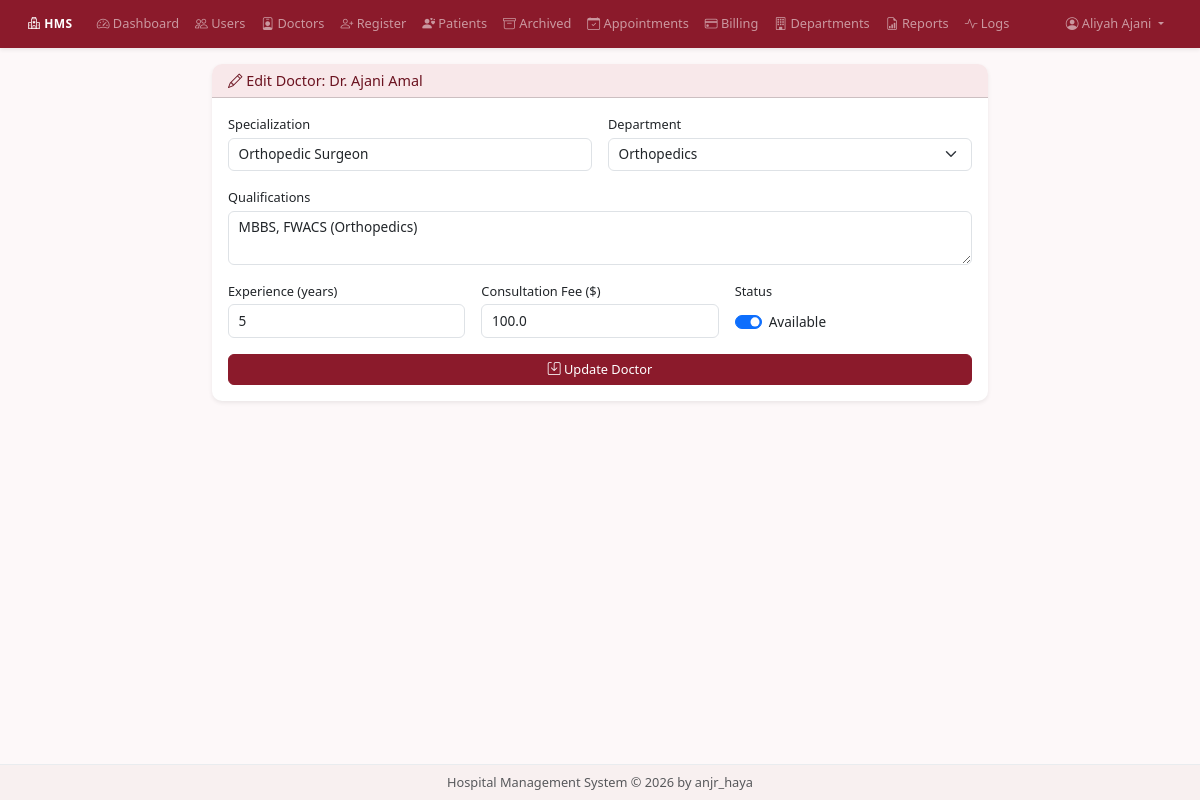
The page /admin/doctors/edit/1 (signed in) on the database its author committed.
### models/user.py (models this page shows, shortened)
class User(UserMixin, db.Model):
    __tablename__ = 'users'
    id = db.Column(db.Integer, primary_key=True)
    username = db.Column(db.String(80), unique=True, nullable=False)
    password_hash = db.Column(db.String(128), nullable=False)
    role = db.Column(db.String(20), nullable=False)
    name = db.Column(db.String(100), nullable=False)
    email = db.Column(db.String(120), unique=True)
    phone = db.Column(db.String(20))
    is_active_account = db.Column(db.Boolean, default=True)
    created_at = db.Column(db.DateTime, default=datetime.utcnow)
    last_login = db.Column(db.DateTime)
    doctor_profile = db.relationship('Doctor', backref='user', uselist=False, lazy=True)
    notifications = db.relationship('Notification', backref='user', lazy=True, foreign_keys='Notification.user_id')
    activities = db.relationship('ActivityLog', backref='user', lazy=True)
    ROLES = {'admin', 'doctor', 'receptionist', 'nurse'}
    @property
    def is_admin(self):
        return self.role == 'admin'

### models/doctor.py (models this page shows, shortened)
class Doctor(db.Model):
    __tablename__ = 'doctors'
    id = db.Column(db.Integer, primary_key=True)
    user_id = db.Column(db.Integer, db.ForeignKey('users.id'), unique=True, nullable=False)
    department_id = db.Column(db.Integer, db.ForeignKey('departments.id'), nullable=False)
    license_number = db.Column(db.String(50), unique=True)
    specialization = db.Column(db.String(100), nullable=False)
    qualifications = db.Column(db.Text)
    experience_years = db.Column(db.Integer, default=0)
    consultation_fee = db.Column(db.Float, default=0.0)
    available_days = db.Column(db.String(200))
    available_time_start = db.Column(db.String(10))
    available_time_end = db.Column(db.String(10))
    max_patients_per_day = db.Column(db.Integer, default=20)
    is_available = db.Column(db.Boolean, default=True)
    bio = db.Column(db.Text)
    created_at = db.Column(db.DateTime, default=datetime.utcnow)
    appointments = db.relationship('Appointment', backref='doctor', lazy=True, foreign_keys='Appointment.doctor_id')
    medical_records = db.relationship('MedicalRecord', backref='doctor', lazy=True)
    prescriptions = db.relationship('Prescription', backref='doctor', lazy=True)

### controllers/admin_routes.py (the view, shortened to what this page needs)
@admin_bp.route('/doctors/edit/<int:doc_id>', methods=['GET', 'POST'])
@login_required
@admin_required
def edit_doctor(doc_id):
    doctor = Doctor.query.get_or_404(doc_id)
    STANDARD_DEPARTMENTS = ['General Physician', 'Cardiology', 'Dermatology', 'Pediatrics', 'Gynecology', 'Orthopedics', 'Neurology', 'Psychiatry', 'Ophthalmology', 'ENT', 'Dentistry', 'Radiology', 'Anesthesiology', 'Pathology', 'Pulmonology', 'Gastroenterology', 'Nephrology', 'Oncology', 'Urology', 'Endocrinology', 'Rheumatology', 'Surgery']
    departments = Department.query.filter_by(is_active=True).all()
    existing_names = {d.name for d in departments}
    standard_departments = [d for d in STANDARD_DEPARTMENTS if d not in existing_names]
    return render_template('admin/edit_doctor.html', doctor=doctor, departments=departments, standard_departments=standard_departments)

### models/__init__.py (called while the page is built)
@login_manager.user_loader
def load_user(user_id):
    return User.query.get(int(user_id))

### views/templates/admin/edit_doctor.html (shortened to what this page needs)
{% extends "base.html" %}
{% block content %}
<div class="row justify-content-center">
    <div class="col-md-8">
        <div class="card shadow-sm">
            <div class="card-header bg-white">
                <h5 class="mb-0"><i class="bi bi-pencil"></i> Edit Doctor: {{ doctor.user.name }}</h5>
            </div>
            <div class="card-body">
                <form method="POST">
                    <div class="row g-3">
                        <div class="col-md-6">
                            <label class="form-label">Specialization</label>
                            <input type="text" name="specialization" class="form-control" value="{{ doctor.specialization }}" required>
                        </div>
                        <div class="col-md-6">
                            <label class="form-label">Department</label>
                            <select name="department_id" id="departmentSelect" class="form-select" onchange="toggleDeptInput()">
                                <optgroup label="Existing Departments">
                                    {% for d in departments %}
                                    <option value="{{ d.id }}" {{ 'selected' if doctor.department_id == d.id }}>{{ d.name }}</option>
                                    {% endfor %}
                                </optgroup>
                            </select>
                        </div>
                        <div class="col-md-12">
                            <label class="form-label">Qualifications</label>
                            <textarea name="qualifications" class="form-control" rows="2">{{ doctor.qualifications or '' }}</textarea>
                        </div>
                        <div class="col-md-4">
                            <label class="form-label">Experience (years)</label>
                            <input type="number" name="experience_years" class="form-control" value="{{ doctor.experience_years }}">
                        </div>
                        <div class="col-md-4">
                            <label class="form-label">Consultation Fee ($)</label>
                            <input type="number" step="0.01" name="consultation_fee" class="form-control" value="{{ doctor.consultation_fee }}">
                        </div>
                        <div class="col-md-4">
                            <label class="form-label">Status</label>
                            <div class="form-check form-switch mt-2">
                                <input type="checkbox" name="is_available" class="form-check-input" role="switch" id="availSwitch" {{ 'checked' if doctor.is_available }}>
                                <label class="form-check-label" for="availSwitch">Available</label>
                            </div>
                        </div>
                    </div>
                    <button type="submit" class="btn btn-primary w-100 mt-3"><i class="bi bi-save"></i> Update Doctor</button>
                </form>
            </div>
        </div>
    </div>
</div>
{% endblock %}

### views/templates/base.html (shortened to what this page needs)
<!DOCTYPE html>
<html lang="en" class="h-100">
<head>
    <link href="https://cdn.jsdelivr.net/npm/bootstrap@5.3.2/dist/css/bootstrap.min.css" rel="stylesheet">
    <link href="https://cdn.jsdelivr.net/npm/bootstrap-icons@1.11.1/font/bootstrap-icons.css" rel="stylesheet">
    <link href="https://cdn.jsdelivr.net/npm/select2@4.1.0-rc.0/dist/css/select2.min.css" rel="stylesheet">
    <link rel="stylesheet" href="https://cdn.jsdelivr.net/npm/flatpickr/dist/flatpickr.min.css">
    <link href="{{ url_for('static', filename='css/style.css') }}" rel="stylesheet">
</head>
<body class="d-flex flex-column h-100">
    {% if current_user.is_authenticated %}
    <nav class="navbar navbar-expand-lg navbar-dark shadow-sm flex-shrink-0" style="background-color: #8B1A2B;">
        <div class="container-fluid">
            <a class="navbar-brand fw-bold small" href="{{ url_for('auth.login') }}">
                <i class="bi bi-hospital"></i> HMS
            </a>
            <div class="collapse navbar-collapse" id="navbarNav">
                <ul class="navbar-nav me-auto">
                    {% if current_user.is_admin %}
                    <li class="nav-item"><a class="nav-link small" href="{{ url_for('admin.dashboard') }}"><i class="bi bi-speedometer2"></i> Dashboard</a></li>
                    <li class="nav-item"><a class="nav-link small" href="{{ url_for('admin.manage_users') }}"><i class="bi bi-people"></i> Users</a></li>
                    <li class="nav-item"><a class="nav-link small" href="{{ url_for('admin.manage_doctors') }}"><i class="bi bi-person-badge"></i> Doctors</a></li>
                    <li class="nav-item"><a class="nav-link small" href="{{ url_for('admin.register_patient') }}"><i class="bi bi-person-plus"></i> Register</a></li>
                    <li class="nav-item"><a class="nav-link small" href="{{ url_for('admin.manage_patients') }}"><i class="bi bi-person-hearts"></i> Patients</a></li>
                    <li class="nav-item"><a class="nav-link small" href="{{ url_for('admin.archived_patients') }}"><i class="bi bi-archive"></i> Archived</a></li>
                    <li class="nav-item"><a class="nav-link small" href="{{ url_for('admin.manage_appointments') }}"><i class="bi bi-calendar-check"></i> Appointments</a></li>
                    <li class="nav-item"><a class="nav-link small" href="{{ url_for('admin.manage_billing') }}"><i class="bi bi-credit-card"></i> Billing</a></li>
                    <li class="nav-item"><a class="nav-link small" href="{{ url_for('admin.manage_departments') }}"><i class="bi bi-building"></i> Departments</a></li>
                    <li class="nav-item"><a class="nav-link small" href="{{ url_for('admin.reports') }}"><i class="bi bi-file-earmark-bar-graph"></i> Reports</a></li>
                    <li class="nav-item"><a class="nav-link small" href="{{ url_for('admin.activity_logs') }}"><i class="bi bi-activity"></i> Logs</a></li>
                    {% endif %}
                </ul>
                <ul class="navbar-nav">
                    <li class="nav-item dropdown">
                        <a class="nav-link dropdown-toggle small" href="#" data-bs-toggle="dropdown">
                            <i class="bi bi-person-circle"></i> {{ current_user.name }}
                        </a>
                    </li>
                </ul>
            </div>
        </div>
    </nav>
    {% endif %}
    <div class="container-fluid flex-shrink-0 mt-3">
        {% block content %}{% endblock %}
    </div>
    <footer class="footer mt-auto py-2 flex-shrink-0" style="background-color: #f8f0f0;">
        <div class="container text-center">
            <span class="text-muted small">Hospital Management System &copy; 2026 by anjr_haya</span>
        </div>
    </footer>
</body>
</html>

### views/static/css/style.css (style rules this page uses)
:root { --wine: #8B1A2B; --wine-dark: #6B1320; --wine-light: #A82D3F; --pink: #F8E8EA; --pink-light: #FCF4F5; }
body { background: #fdf8f9; font-family: 'Segoe UI', Tahoma, Geneva, Verdana, sans-serif; font-size: 0.85rem; }
h1, h2, h3, h4, h5, h6 { font-size: 1rem; }
h5 { font-size: 0.9rem; }
.card { border: none; border-radius: 10px; transition: transform 0.2s; font-size: 0.85rem; }
.card-body { font-size: 0.85rem; }
.card-header { border-radius: 10px 10px 0 0 !important; font-weight: 600; font-size: 0.85rem !important; background-color: var(--pink) !important; color: var(--wine-dark); }
.card-header h5, .card-header h6 { font-size: 0.9rem !important; }
.navbar { padding: 0.4rem 1rem; box-shadow: 0 2px 4px rgba(0,0,0,0.1); font-size: 0.8rem; }
.navbar-brand { font-size: 1rem; letter-spacing: 0.5px; }
.nav-link { font-size: 0.8rem !important; }
.form-label { font-size: 0.8rem; margin-bottom: 0.2rem; }
.form-control, .form-select { border-radius: 6px; border: 1.5px solid #dee2e6; padding: 0.35rem 0.6rem; font-size: 0.85rem; }
.btn { border-radius: 6px; font-weight: 500; font-size: 0.8rem; padding: 0.3rem 0.6rem; }
.btn-primary { background-color: var(--wine); border-color: var(--wine); }
.footer { border-top: 1px solid #e9ecef; font-size: 0.75rem; }
a { color: var(--wine); }
.small, small { font-size: 0.75rem; }
.text-muted { font-size: 0.8rem; }

### rows shown on the page
User: name "Aliyah Ajani"
User: user.name "Dr. Ajani Amal"
Doctor: specialization "Orthopedic Surgeon", qualifications "MBBS, FWACS (Orthopedics)", experience_years "5", consultation_fee "100.0"

### other values the page prints
form field department_id "Orthopedics"
